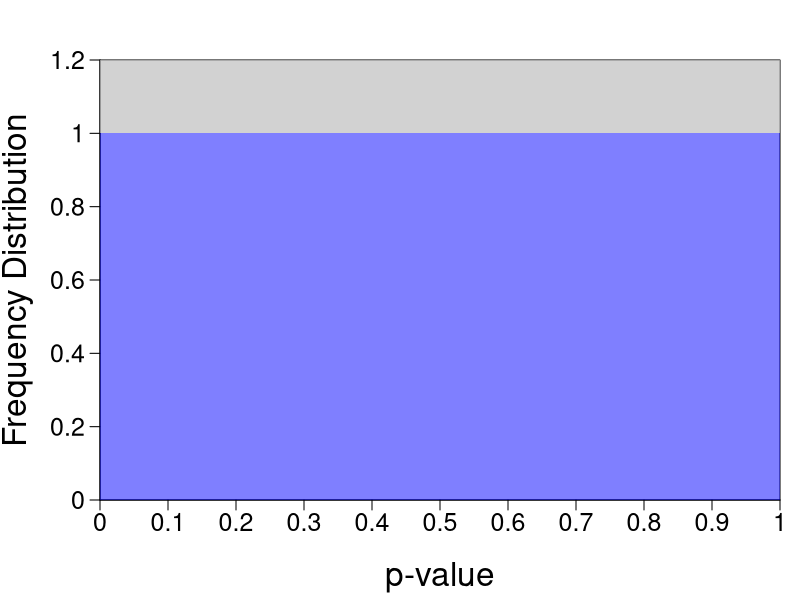
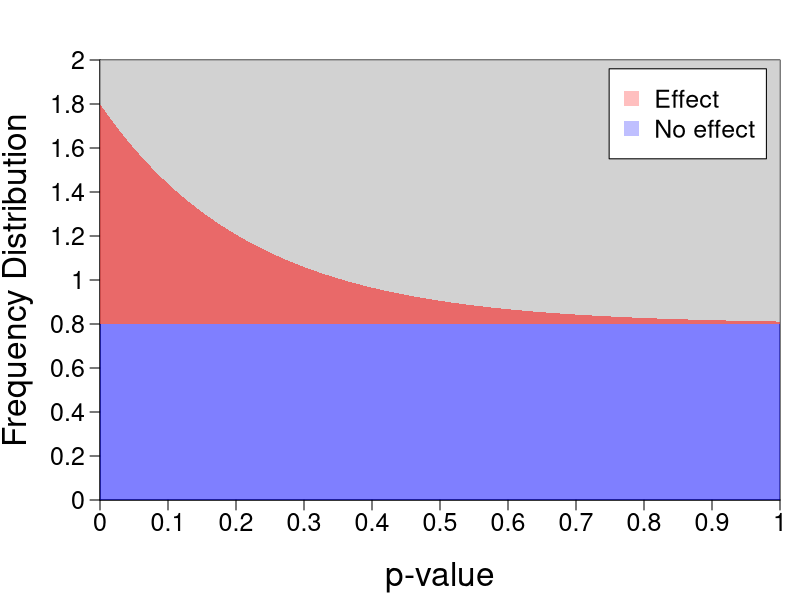
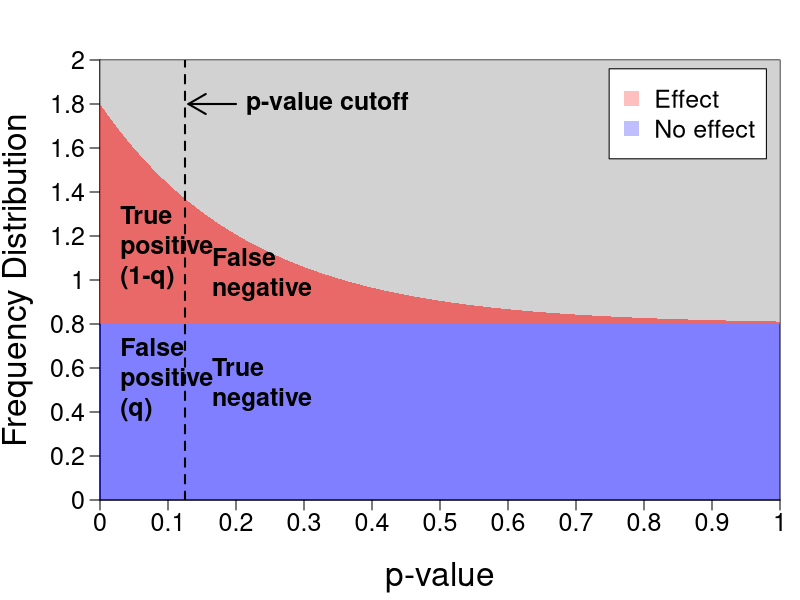
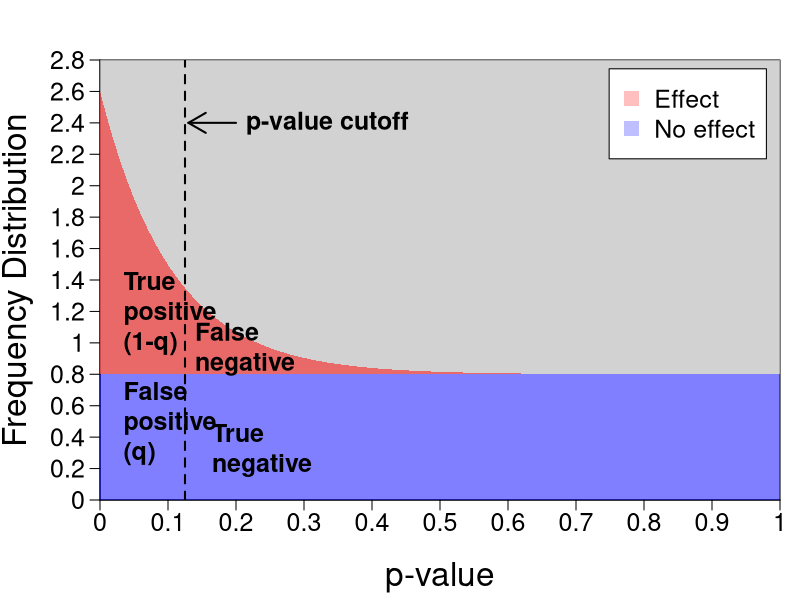

Source code (R) for these figures, in order:
## ---- chunk 1
#| label: setup
#| include: FALSE
knitr::opts_chunk$set(
  collapse = TRUE,
  comment  = "#>",
  fig.path = "figures/fdr-"
)
par_def <- list(mar = c(5, 5, 3, 1), mgp = c(3.5, 0.75, 0))
col_alpha <- ggplot2::alpha
add_box <- function(bottom = NULL, top = NULL, left = NULL, right = NULL,
                    col, alpha = 0.2, ...) {
  pars <- par("usr")
  if ( is.null(bottom) )
    bottom <- pars[3L]
  if ( is.null(left) )
    left <- pars[1L]
  if ( is.null(top) )
    top <- pars[4L]
  if ( is.null(right) )
    right <- pars[2L]
  rect(left, bottom, right, top, border = NA, col = col_alpha(col, alpha), ...)
}

plot_polygon <- function(upper, lower, add = FALSE,
                         col = col_alpha("blue", 0.5), ...) {
  stopifnot(
    inherits(upper, "list"), length(upper) == 2L,
    inherits(lower, "list"), length(lower) == 2L
  )
  x1 <- upper[[1L]]
  y1 <- upper[[2L]]
  x2 <- lower[[1L]]
  y2 <- lower[[2L]]
  if ( !add ) {
    plot(x1, y1, type = "n", ylim = c(min(y1, y2),
         max(y1, y2)), xlim = c(min(x1, x2), max(x1, x2)), ...)
  }
  polygon(c(x1, rev(x2)), c(y1, rev(y2)), border = NA, col = col)
}

add_text <- function(x, y, text, pos = 4, ...) {
  if ( length(x) > 1 || length(y) > 1 || length(text) > 1 ) {
    if ( !(length(x) == length(y) && length(y) == length(text)) ) {
      stop("The `x`, `y`, and `text` arguments should all be of equal length.",
           call. = FALSE)
    }
  }
  plot_x <- par("usr")[1:2L]
  plot_y <- par("usr")[3:4L]
  new_x <- x * (max(plot_x) - min(plot_x)) + min(plot_x)
  new_y <- y * (max(plot_y) - min(plot_y)) + min(plot_y)
  if ( par("xlog") ) {
    new_x <- 10^new_x
  }
  if ( par("ylog") ) {
    new_y <- 10^new_y
  }
  text(new_x, new_y, text, pos = pos, ...)
}
## ---- chunk 2
#| label: null-dist
#| fig.width: 12
#| fig.height: 6
par(par_def)
x <- seq(0, 1, 0.1)
y <- seq(0, 1.2, 0.2)
plot(NA, type = "n", xaxt = "n", yaxt = "n",
     ylab = "Frequency Distribution", xlab = "p-value", cex.lab = 2,
     xaxs = "i", yaxs = "i", ylim = range(y), xlim = range(x))
axis(1, labels = x, at = x, cex.axis = 1.5)
axis(2, labels = y, at=y, las = 2, cex.axis = 1.5)
add_box(top = 1, col = "blue", alpha = 0.5)
add_box(top = 1.2, bottom = 1, col = "gray", alpha = 0.7)
## ---- chunk 3
#| label: null-alt
#| fig.width: 12
#| fig.height: 6
basefig <- function(y = seq(0, 2, 0.2), ...) {
  withr::local_par(par_def)
  plot(NA, xlim = 0:1, ylim = range(y), type = "n", xaxt = "n", yaxt = "n",
       ylab = "Frequency Distribution", xlab = "p-value",
       cex.lab = 2, xaxs = "i", yaxs = "i", ...)
  axis(1, labels = x, at = x, cex.axis = 1.5)
  axis(2, labels = y, at = y, las = 2, cex.axis = 1.5)
  add_box(bottom = 0.8, col = "gray", alpha = 0.7)
  add_box(top = 0.8, col = "blue", alpha = 0.5)
  legend("topright", legend = c("Effect", "No effect"), pch = 15,
         bg = "white",  col = c(col_alpha("red", 0.25), col_alpha("blue", 0.25)),
         inset = 0.02, cex = 1.5, pt.cex = 2)
}
xvals <- seq(0, 1, length.out = 100)
alpha <- -4.5
beta  <- 1
yvals <- beta * (exp(xvals * alpha)) + 0.8
basefig()
plot_polygon(list(xvals, yvals), list(x, rep(0.8, length(x))),
             add = TRUE, col = col_alpha("red", 0.5))
## ---- chunk 4
#| label: p-cutoff
#| fig.width: 12
#| fig.height: 6
basefig()
plot_polygon(list(xvals, yvals), list(x, rep(0.8, length(x))),
             add = TRUE, col = col_alpha("red", 0.5))
abline(v = 0.125, col = 1, lty = 2, lwd = 2)
add_text(0.015, 0.25, "False\npositive\n(q)", font = 2, cex = 1.5)
add_text(0.015, 0.55, "True\npositive\n(1-q)", font = 2, cex = 1.5)
add_text(0.15, 0.5, "False\nnegative", font = 2, cex = 1.5)
add_text(0.15, 0.25, "True\nnegative", font = 2, cex = 1.5)
add_text(0.2, 0.9, "p-value cutoff", font = 2, cex = 1.5)
arrows(0.2, 1.8, 0.130, 1.8, code = 2, length = 0.2, lwd = 2)
## ---- chunk 5
#| label: power
#| fig.width: 12
#| fig.height: 6
basefig(y = seq(0, 2.8, 0.2))
alpha <- -9.5
beta  <- 1.8
yvals <- beta * (exp(xvals * alpha)) + 0.8
plot_polygon(list(xvals, yvals), list(x, rep(0.8, length(x))),
             add = TRUE, col = col_alpha("red", 0.5))
abline(v = 0.125, col = 1, lty = 2, lwd = 2)
add_text(0.02, 0.15, "False\npositive\n(q)", font = 2, cex = 1.5)
add_text(0.02, 0.4, "True\npositive\n(1-q)", font = 2, cex = 1.5)
add_text(0.125, 0.33, "False\nnegative", font = 2, cex = 1.5)
add_text(0.15, 0.1, "True\nnegative", font = 2, cex = 1.5)
add_text(0.2, 0.855, "p-value cutoff", font = 2, cex = 1.5)
arrows(0.2, 2.4, 0.130, 2.4, code = 2, length = 0.2, lwd = 2)
